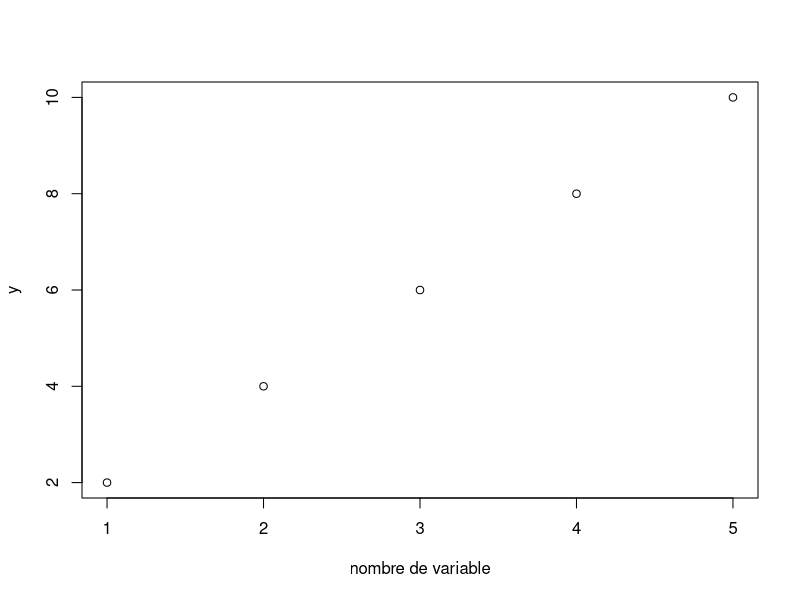
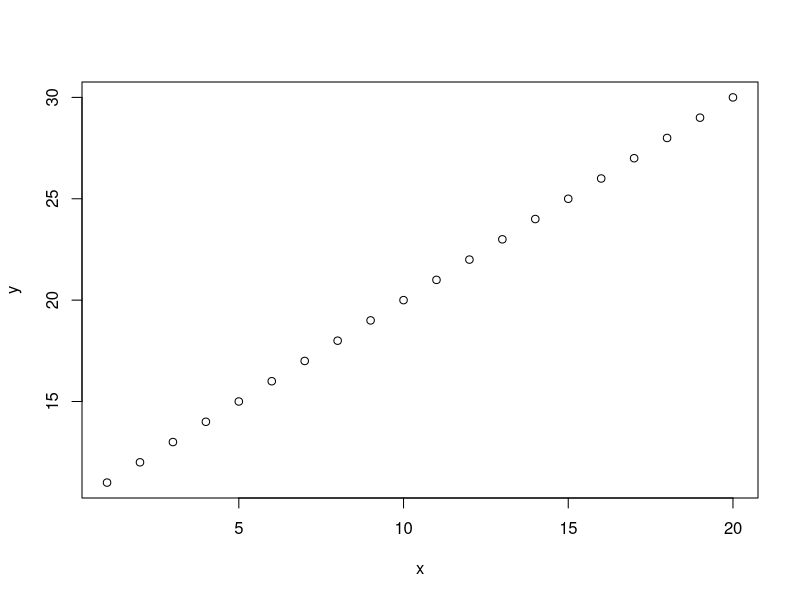
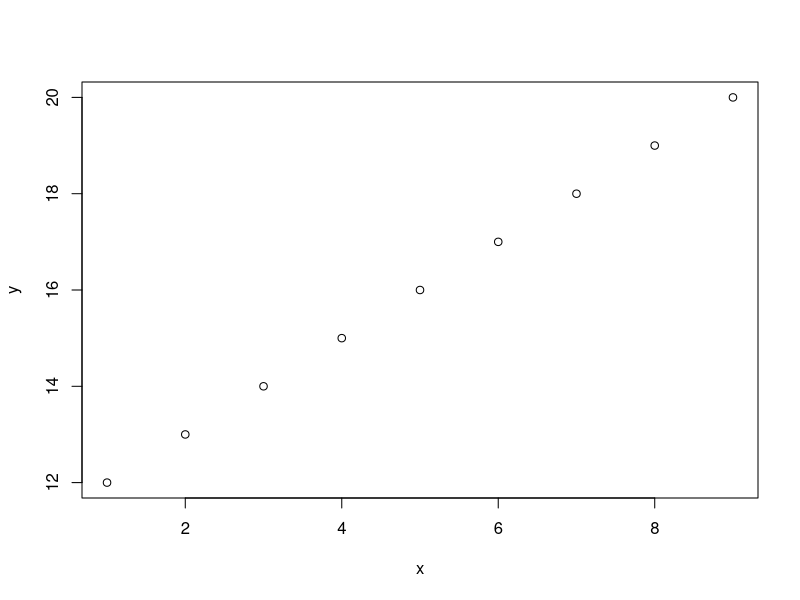
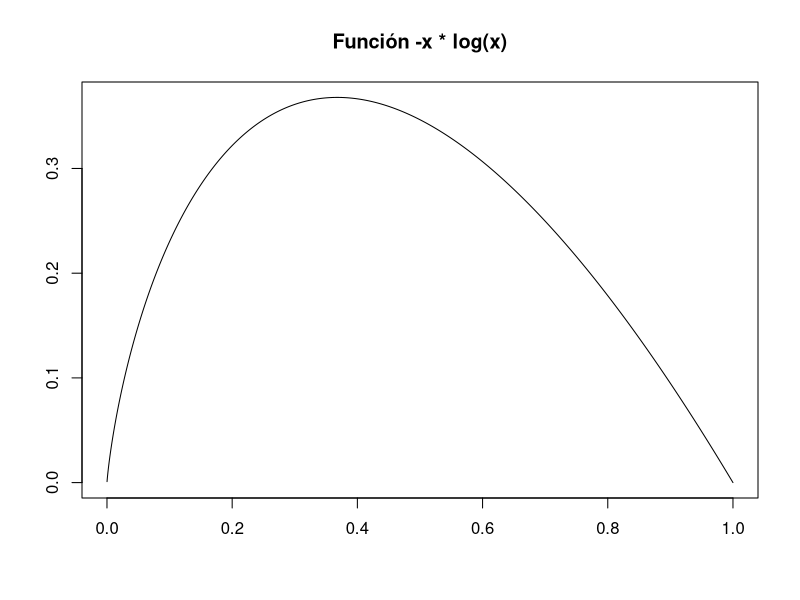

Reproduce these figures in R, in order.
##################
##################################################################
# # Laboratorio de Procesamiento de Informaci�n Meteorol�gica/Oceanografica
#
# 2� cuatrimestre 2023
#################################################################################
# Clase Funciones
#################


factorial<-function(x) prod(1:x)


factorial(4)
factorial(8)

#####################
hipotenusa <- function(x, y) {
  sqrt(x^2 + y^2)
}

hipotenusa <- function(x, y) {
  return(sqrt(x^2 + y^2)) #Podemos poner return para indicar que de todos los calculos me devuelva este
}

class(hipotenusa)
hipotenusa(2,3)
hipotenusa(y=3,x=2) #Cambio el orde pero indico las variables a ser asignadas

#############################
ff <- function(r) {
  return(pi * r^2)
}

ff(2)

######################
ejem.fun <- function(x, y, label = "nombre de variable"){
  plot(x, y, xlab = label) }

ejem.fun(1:5,c(2,4,6,8,10))



ejem.fun.2<-function(x){
  y<-x^2
  plot(x, y) }

######################

grande<-function(x,y){
  y.g<-y>x
  x[y.g]<-y[y.g]#Asigna en las posiciones de x donde y.g es T, los valores donde y.g es T
  x
}


grande(1:5, c(1,6,2,7,3))
grande(x=1:5, y=c(1,6,2,7,3))
grande(y=c(1,6,2,7,3), x=1:5)
grande(1:5, y=c(1,6,2,7,3))

############################
media.total<-function(...) { mean(c(...)) }

###########Funciones de control##############
#• Podemos hacer que compruebe “algo” y si no es un error grave que nos de un mensaje de “warning” y la función se continúe ejecutando.
#• Podemos frenar mediante la función “stop”, nos devuelve un mensaje de error y frena la ejecución.
#• También podemos emplear la función “missing” cuando algún argumento no fue especificado.

media.total<-function(...){
  for (x in list(...)){
    if (!is.numeric(x)) stop("No son numeros") 
  }
  mean(c(...))
}

############################

myplot <- function(x,y) {
  if(missing(y)) {
    y <- x
    x <- 1:length(y)
  }
  plot(x,y)
}


myplot(1:20,11:30)
myplot(12:20)

############################

xln <- function(x){
  return(-x * log(x))
}
x <- 1:10000 / 10000

plot(x, xln(x), type = "l", xlab = "", ylab = "",
     main = "Función -x * log(x)")


###########Ejemplos de antes con "avisos"##########

grande<-function(x,y=0*x){	
  y.g<-y>x
  x[y.g]<-y[y.g]
  x
}

grande(c(-12:3))
grande(c(1,5),2:3) #Como y esta definida, labura la cosa

############################
grande<-function(x,y=0*x){	
  if (missing(y)) warning("Estamos comparando con 0")
  y.g<-y>x
  x[y.g]<-y[y.g]
  x
}
grande(-3:3)

############################################

DosMuestras <- function(y1, y2) {
  n1 <- length(y1); n2 <- length(y2)
  yb1 <- mean(y1); yb2 <- mean(y2)
  s1 <- var(y1); s2 <- var(y2)
  s <- ((n1-1)*s1 + (n2-1)*s2)/(n1+n2-2)
  tst <- (yb1 - yb2)/sqrt(s*(1/n1 + 1/n2))
  tst
}

altura.hombres<-(c(1.78,1.65,1.82,1.69,1.74,1.89,1.67,1.58,1.72,1.64,1.85,1.92,1.70,1.63))
altura.mujeres<-(c(1.56,1.74,1.63,1.58,1.54,1.72,1.63,1.71,1.65))
DosMuestras(altura.hombres,altura.mujeres)

###########################################

fibbonacci <- function(y) {if (y==0 | y==1)     
  return (1)
  F0 <- 1; F1 <- 1; i <- 2
  repeat {
    s <- F0 + F1                 	
    if (i == y)                    
      return (s)              	
    
    F0 <- F1
    F1 <- s
    i <- i+1                           
  } } 


fibbonacci(0) 
fibbonacci(4) 
fibbonacci(8)                  
fibbonacci(1)

